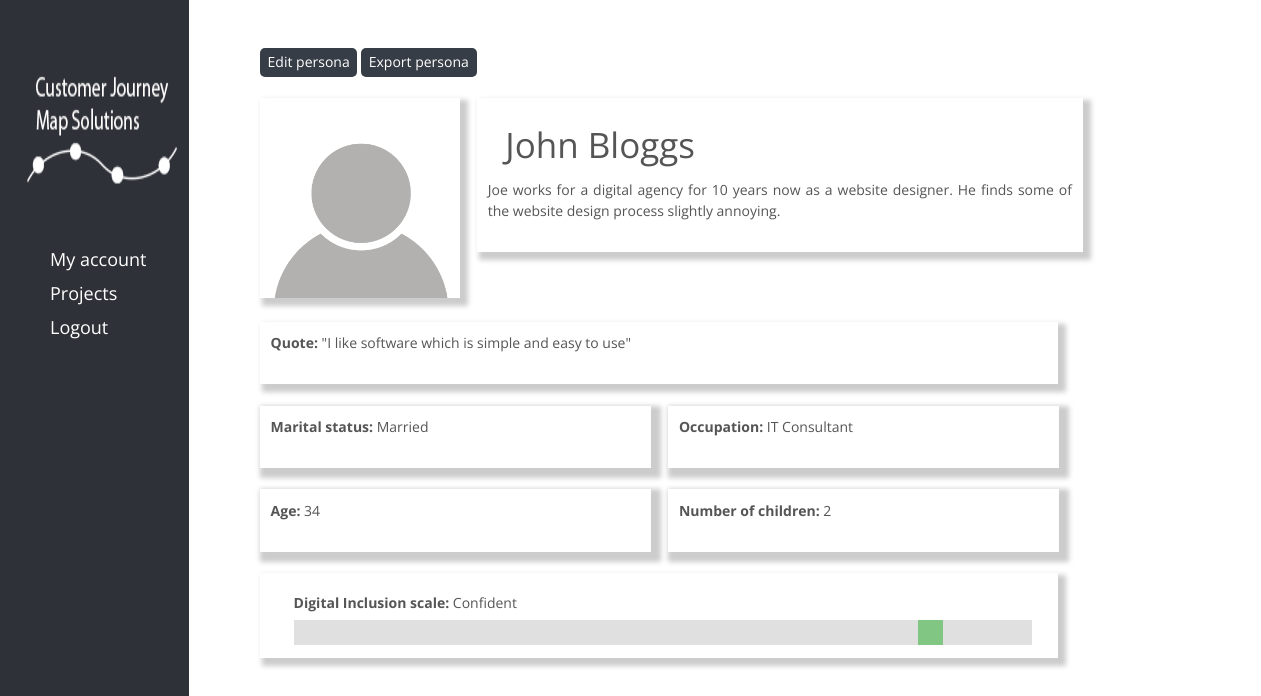
The app's page /persona.php?personaID=27 (signed in) with its own data.
### tables this page shows
CREATE TABLE `CJ_personas` (
  `personaID` int(11) NOT NULL,
  `personaName` varchar(200) NOT NULL,
  `occupation` varchar(200) NOT NULL,
  `age` int(2) NOT NULL,
  `children` int(2) NOT NULL,
  `martitalStatus` varchar(100) NOT NULL,
  `quote` varchar(500) NOT NULL,
  `digitalInclusionScale` int(2) NOT NULL,
  `personalProfile` varchar(500) NOT NULL,
  `image` varchar(500) NOT NULL DEFAULT 'default-profile.png',
  `projectID` int(11) NOT NULL
);

### persona.php (the view, shortened to what this page needs)
<?php ob_start();
require_once('scripts/functions.php');
echo makePageStart("viewport", "width=device-width, inital-scale=1", "Persona", "", "");
echo makeSidebar();
$dbConn = databaseConn::getConnection();
if (isset($_SESSION['forename'])) {
    $personaID = $_GET['personaID'];
    echo " <div class=\"section group\" id='personaFirstSection'>
            <div class='col span_5'>
                <a href='personaEdit.php?personaID=$personaID' class='project-button-2'> Edit persona </a>
                <a href='#' class='project-button-2'> Export persona </a>
            </div>
        </div>";
    $getPersona = "SELECT personaName, occupation, age, children, martitalStatus, quote, digitalInclusionScale, personalProfile, image
                    FROM CJ_personas
                    WHERE personaID = :personaID";
    $result = $dbConn->prepare($getPersona);
    $result->execute(array(':personaID' => $personaID));
    $recordSet = $result->fetchAll();
    foreach ($recordSet as $row) {
        $personaName = $row['personaName'];
        $occ = $row['occupation'];
        $age = $row['age'];
        $children = $row['children'];
        $quote = $row['quote'];
        $digitalScale = $row['digitalInclusionScale'];
        $profile = $row['personalProfile'];
        $image = $row['image'];
        $martitalStatus = $row['martitalStatus'];
        echo "
        <div class=\"section group\" id='personaFirstSection'>
            <div class='col span_3'>
            <img src=\"images/$image\" class=\"profilePic\">
            </div>
            <div class=\"col span_4\">
                <h1>$personaName</h1>
                <p>$profile</p>
            </div>
        </div>
        <div class=\"section group\">
            <div class='col span_2_of_2'>
                <p><b>Quote:</b>  \"$quote\"</p>
            </div>
        </div>
        <div class='section group'>
            <div class='col span_1_of_2'>
                <p><b>Marital status:</b> $martitalStatus</p>
            </div>
            <div class='col span_1_of_2'>
                <p><b>Occupation:</b> $occ</p>
            </div>
        </div>
        <div class='section group'>
            <div class='col span_1_of_2'>
                <p><b>Age:</b> $age</p>
            </div>
            <div class='col span_1_of_2'>
                <p><b>Number of children:</b> $children</p>
            </div>
        </div>
        <div class='section group'>
            <div class='col span_2_of_2'>
            <p class='padding1'><label class='personaLabel'>Digital Inclusion scale:</label> <span id=\"demo\"></span>
                <input type=\"range\" min=\"1\" max=\"9\" value=\"$digitalScale\" class=\"slider\" id=\"myRange\" name='digitalScale'></p>
            </div>
        </div>
        <div class=\"section group\">";
        echo "</div>";
    }
}
echo makePageFooter();
?>

### css/main.css (style rules this page uses)
html { background-color: white; }
body { margin: 0; font: 14px/1 'Open Sans', sans-serif; color: #555; background: #eee; }
h1 { font-size: 2.5em; margin: 3% 3%; font-weight: 400; }
p { text-align: justify; margin: 0 0 20px; line-height: 1.5; }
.project-button-2 { background-color: #373d46; border: none; border-radius: 5px; -webkit-border-radius: 5px; -moz-border-radius: 5px; color: white; padding: 1% 1%; text-align: center; display: inline-block; font-size: 1em; cursor: pointer; clear: both; text-decoration: none; margin-top: 2%; }
.profilePic { height: 200px; width: 200px; box-shadow: 5px 5px 5px 3px #ccc; }
.slider { -webkit-appearance: none; width: 99%; height: 25px; background: #d3d3d3; outline: none; opacity: 0.7; -webkit-transition: .2s; transition: opacity .2s; margin-top: 1%; margin-right: 1%; float: right; }
.section { clear: both; padding: 0; margin-left: 5%; width: 100%; }
.col { display: block; float: left; margin: 1% 0 1% 1.6%; }
.col:last-child { margin-right: 0; }
.span_1_of_2 { width: 34.5%; border: thin black; box-shadow: 5px 5px 5px 5px #ccc; padding: 1%; }
.span_2_of_2 { width: 72.5%; border: thin black; box-shadow: 5px 5px 5px 3px #ccc; padding: 1% }
.span_3 { width: auto; }
.span_4 { width: 54.5%; border: thin black; box-shadow: 5px 5px 5px 3px #ccc; padding: 1% }
.span_5 { width: 72%; }
#personaFirstSection { margin-top: 2%; }
.personaLabel { margin-left: 2%; font-weight: bold; }
.padding1 { padding: 1%; }
a { text-decoration: none; }
#myRange { width:97%; }

### records on screen
cj_personas: image (placeholder picture), personaName "John Bloggs", personalProfile "Joe works for a digital agency for 10 years now as a website designer. He finds some of the website design process slightly annoying.", quote "I like software which is simple and easy to use", martitalStatus "Married", occupation "IT Consultant", age "34", children "2", digitalScale "8"
